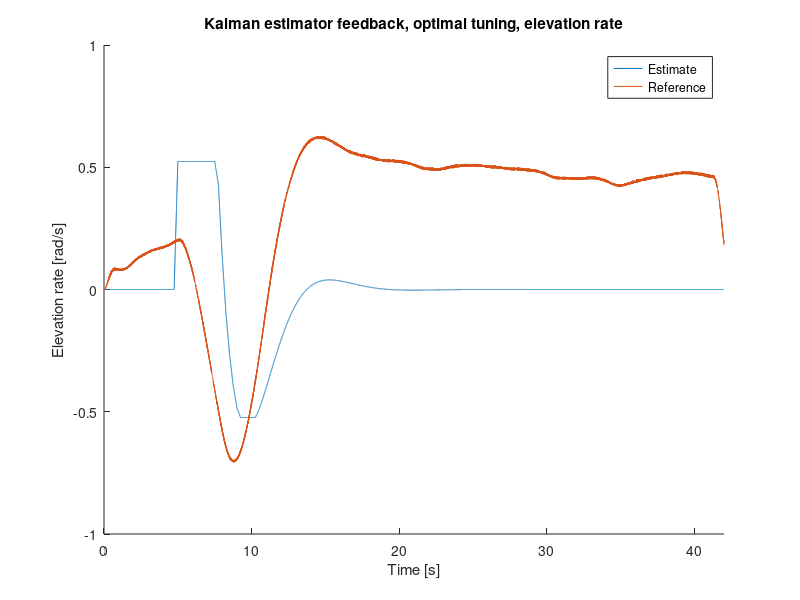

MATLAB code to generate this figure: (Note: this script raises an error after producing the figure.)
%% Just press f5 to run everything, and read the section that has something you need

% Press (ctrl+enter) to run the section your cursor is currently in ( Marked in yellow)
clear all
close all

%% Init one file
input = load('p2t7_not-optimum_u-x.mat');
plot_title = 'Kalman estimator feedback, optimal tuning, elevation rate';
file_name = 'p4t5_kalman-feedback-optimal-tuning_e_dot';
xaxis = 'Time [s]';
yaxis = 'Elevation rate [rad/s]';

time = input.ans(1,:);
setpoint = input.ans(2,:);
values = input.ans(4,:);
%values2 = input.ans(2,:);

time_start = 0;
time_end = time(end);


% figure; % Calling figure => Plot/write in a new window
hold on
title(plot_title);
plot(time, setpoint);
plot(time, values);
%plot(time, values2);
xlim([time_start time_end]);


% Set desctiptions on the axis
xlabel(xaxis);
ylabel(yaxis);

lgd = legend('Estimate', 'Reference');
lgd.Location = 'southeast';
%lgd.Position(1:2) = [.7 .02];

%% Init multiple files
figure
input1 = load('p4tx_kalman-wrong-initialization-of-e-offset_e.mat');
input2 = load('p4tx_kalman-correct-initialization-of-e-offset_e.mat');
%input3 = load('p4t4_testing-disable-new-data_P_est_55and66.mat');
%input4 = load('p1t3_pole-placement-a=-1-b=2-with-elev_pitch-measurement_v1.mat');
plot_title = 'Effect of different choices of x\^(0)';
file_name = 'p4tx_correct-choice-of-x-est';
xaxis = 'Time [s]';
yaxis = 'Elevation [rad]';

time1 = input1.ans(1,:);
reference1 = input1.ans(2,:);
values1 = input1.ans(3,:);

time2 = input2.ans(1,:);
reference2 = input2.ans(2,:);
values2 = input2.ans(3,:);

% time3 = input3.ans(1,:);
% reference3 = input3.ans(2,:);
% values3 = input3.ans(3,:);

%time4 = input4.ans(1,:);
%reference4 = input4.ans(2,:);
%values3 = input3.ans(2,:);

time_start = 0;
time_end = 3;


% figure; % Calling figure => Plot/write in a new window
hold on
title(plot_title);

plot(time1, reference1);
plot(time1, values1);
plot(time2, reference2);
plot(time2, values2);
% plot(time3, reference3);
% plot(time3, values3);
%plot(time4, reference4);
% plot(time4, values4);
xlim([time_start time_end]);


% Set desctiptions on the axis
xlabel(xaxis);
ylabel(yaxis);

lg = legend('Encoder measurement, x\^(0) = 0', 'Kalman estimate, x\^(0) = 0', 'Encoder measurement, x\^(0) = e_{offset}', 'Kalman estimate, x\^(0) = e_{offset}');

%% Plot multiple plots in same figure
figure
input1 = load('p4t4_testing-disable-new-data_P_est_11and22.mat');
input2 = load('p4t4_testing-disable-new-data_P_est_33and44.mat');
input2 = load('p4t4_testing-disable-new-data_P_est_55and66.mat');
%input3 = load('p3t1_acc-and-enc-multiple-axis-transformed_travel.mat');
plot_title = 'Results with optimal tuning of L';
file_name = 'p3t4_conv-l-dot-corrected';

time1 = input1.ans(1,:);
reference1 = input1.ans(2,:);
values1 = input1.ans(3,:);

%reference1 = cumtrapz(time1, reference1);
%values1 = cumtrapz(time1, values1);

time2 = input2.ans(1,:);
reference2 = input2.ans(2,:);
values2 = input2.ans(3,:);

%reference2 = cumtrapz(time2, reference2);
%values2 = cumtrapz(time2, values2);

time3 = input3.ans(1,:);
reference3 = input3.ans(2,:);
values3 = input3.ans(3,:);

time_start = 0;
time_end = time1(end);



hold on

subplot(3,1,1);
p1 = plot(time1, reference1);
%p1.legend('Encoder measurement');
title(plot_title);
xaxis = 'Time [s]';
yaxis = '';
%xlabel(xaxis);
ylabel(yaxis);
time_start = 0; 
time_end = time_end;  
xlim([time_start time_end]);


subplot(3,1,2);
p2 = plot(time2, values2, 'g', time2, reference2);
%p2.legend('Encoder measurement', 'IMU measurement');
xaxis = 'Time [s]';
yaxis = '';
%xlabel(xaxis);
ylabel(yaxis);
xlim([time_start time_end]);


subplot(3,1,3);
h(:,3) = plot(time3, reference3, time3, values3);
xaxis = 'Time [s]';
yaxis = '';
xlabel(xaxis);
ylabel(yaxis);
xlim([time_start time_end]);

lg = legend('IMU measurement', 'IMU measurement corrected', 'Encoder measurement');
lg.Position(1:2) = [.6 .02];


%% Plot a lot of figures together
figure
input1 = load('p4t5_optimal-tuning_p.mat');
input2 = load('p4t5_optimal-tuning_p_dot.mat');
input3 = load('p4t5_optimal-tuning_e.mat');
input4 = load('p4t5_optimal-tuning_e_dot.mat');
input5 = load('p4t5_optimal-tuning_l.mat');
input6 = load('p4t5_optimal-tuning_l_dot.mat');

plot_title = 'Kalman estimates';
file_name = 'p4t5_optimal-kalman-tuning';

time1 = input1.ans(1,:);
est1 = input1.ans(2,:);
enc1 = input1.ans(3,:);

time2 = input2.ans(1,:);
est2 = input2.ans(2,:);
enc2 = input2.ans(3,:);

time3 = input3.ans(1,:);
est3 = input3.ans(2,:);
enc3 = input3.ans(3,:);

time4 = input4.ans(1,:);
est4 = input4.ans(2,:);
enc4 = input4.ans(3,:);

time5 = input5.ans(1,:);
est5 = input5.ans(2,:);
enc5 = input5.ans(3,:);

time6 = input6.ans(1,:);
est6 = input6.ans(2,:);
enc6 = input6.ans(3,:);

time_start = 5;
time_end = 40;


hold on

subplot(3,2,1);
p1 = plot(time1, est1, time1, enc1);
%title(plot_title);
xaxis = 'Time [s]';
yaxis = 'Pitch [rad]';
xlabel(xaxis);
ylabel(yaxis);
xlim([time_start time_end]);


subplot(3,2,2);
p2 = plot(time2, est2, time2, enc2);
xaxis = 'Time [s]';
yaxis = 'Pitch rate [rad/s]';
xlabel(xaxis);
ylabel(yaxis);
xlim([time_start time_end]);
ylim([-1,1]);


subplot(3,2,3);
p3 = plot(time3, est3, time3, enc3);
xaxis = 'Time [s]';
yaxis = 'Elevation [rad]';
xlabel(xaxis);
ylabel(yaxis);
xlim([time_start time_end]);

subplot(3,2,4);
p4 = plot(time4, est4, time4, enc4);
xaxis = 'Time [s]';
yaxis = 'Elevation rate [rad/s]';
xlabel(xaxis);
ylabel(yaxis);
xlim([time_start time_end]);

subplot(3,2,5);
p5 = plot(time5, est5, time5, enc5);
xaxis = 'Time [s]';
yaxis = 'Travel [rad/s]';
xlabel(xaxis);
ylabel(yaxis);
xlim([time_start time_end]);

subplot(3,2,6);
p5 = plot(time6, est6, time6, enc6);
xaxis = 'Time [s]';
yaxis = 'Travel rate [rad/s]';
xlabel(xaxis);
ylabel(yaxis);
xlim([time_start time_end]);

lg = legend('Encoder measurement', 'Kalman estimate');
lg.Position(1:2) = [.6 .02];


%% Plot only part of plot
time_start = 55; 
time_end = 75;  
xlim([time_start time_end]);


%% Legend
% Legend must come after you call plot()
% GIves a name to the plotted lines
%   
lgd = legend('Flying helicopter', 'Stationary helicopter'); 
lgd.Location = 'southeast';
%legend('Measured value, Q = 20'); 
hold off

%% Save plot
% TO save the current plot use:
    % print( filename, '-d'+ filename )
    % Use epsc instad of eps to get colours
print(file_name, '-djpeg');
print(file_name, '-depsc');

